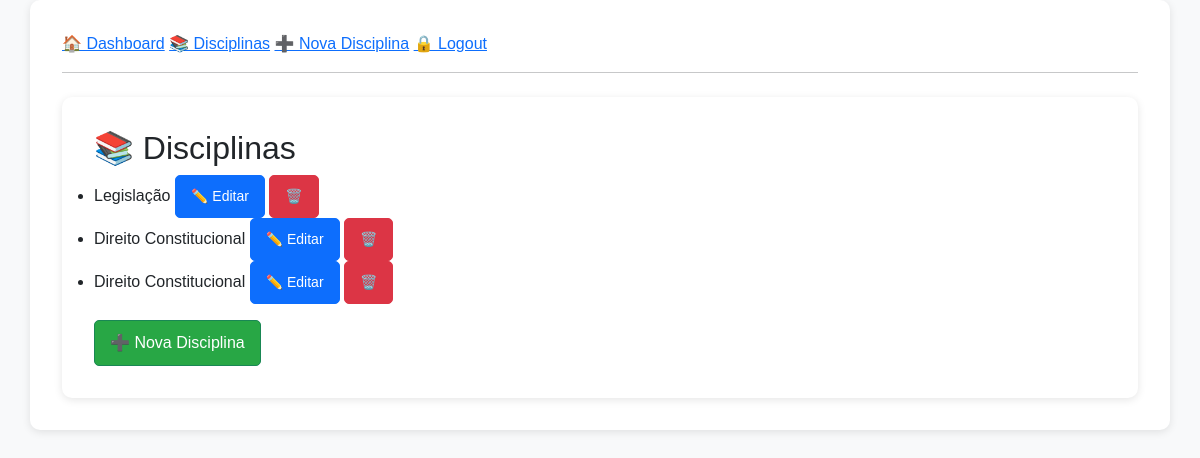
Page /disciplinas (signed in) on the earlier database version.
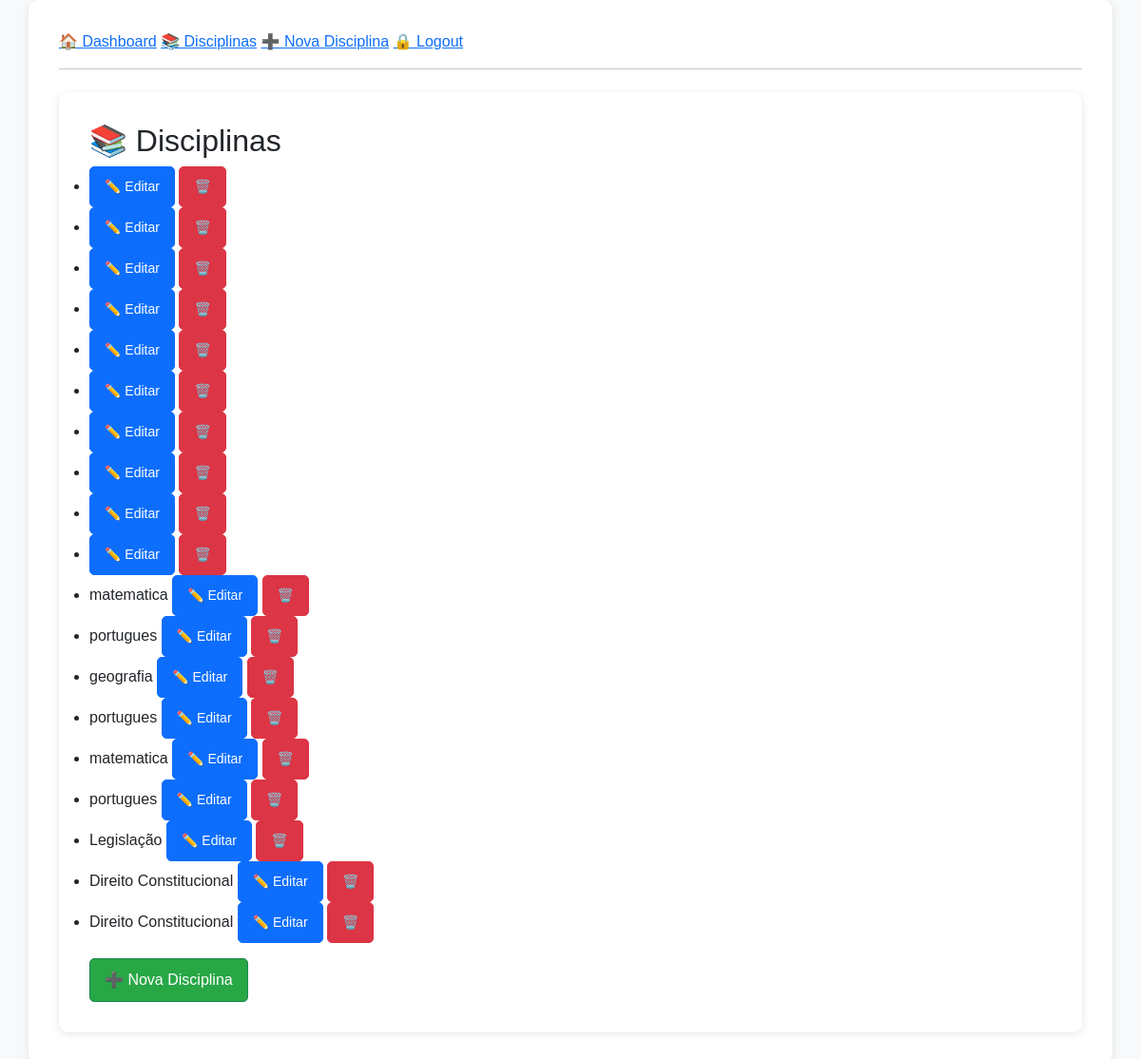
Same page on the later database version.
### app/models.py (models this page shows)
class Disciplina(db.Model):
    id = db.Column(db.Integer, primary_key=True)
    titulo = db.Column(db.String(100), nullable=False)
    categoria = db.Column(db.String(100))
    tipo = db.Column(db.String(100))
    ordem = db.Column(db.Integer)
    descricao = db.Column(db.Text)
    link = db.Column(db.String(200))

### app/routes.py (the view)
@main.route('/disciplinas')
@login_required
def listar_disciplinas():
    disciplinas = Disciplina.query.order_by(Disciplina.ordem).all()
    return render_template('admin/listar_disciplinas.html', disciplinas=disciplinas)

### app/__init__.py (called while the page is built)
def create_app():
    app = Flask(__name__)
    app.config.from_object(Config)
    app.config['JWT_SECRET_KEY'] = 'dyu1412'
    db.init_app(app)
    migrate.init_app(app, db)  # ✅ Inicializa o Migrate corretamente
    csrf.init_app(app)
    login_manager.init_app(app)
    mail.init_app(app)
    jwt.init_app(app)
    from .models import User
    @login_manager.user_loader
    def load_user(user_id):
        return User.query.get(int(user_id))
    from .routes import main
    app.register_blueprint(main)
    from .api import api
    app.register_blueprint(api)
    csrf.exempt(api)
    return app

### app/templates/admin/listar_disciplinas.html (shortened to what this page needs)
{% extends 'base.html' %}
{% block content %}
<div class="container mt-4">
  <h2>📚 Disciplinas</h2>
  <ul class="list-group mb-3">
    {% for d in disciplinas %}
  <li>
    {{ d.titulo }}
    <a href="{{ url_for('main.editar_disciplina', id=d.id) }}" class="btn btn-sm btn-primary">✏️ Editar</a>
    <form action="{{ url_for('main.excluir_disciplina', id=d.id) }}" method="POST" style="display:inline;">
      <button type="submit" class="btn btn-sm btn-danger"
              onclick="return confirm('Tem certeza que deseja excluir esta disciplina?')">🗑️</button>
    </form>
  </li>
{% endfor %}
  </ul>
  <a href="{{ url_for('main.nova_disciplina') }}" class="btn btn-success">➕ Nova Disciplina</a>
</div>
{% endblock %}

### app/templates/base.html (shortened to what this page needs)
<!DOCTYPE html>
<html lang="pt-BR">
<head>
    <link href="https://cdn.jsdelivr.net/npm/bootstrap@5.3.0/dist/css/bootstrap.min.css" rel="stylesheet">
    <link rel="stylesheet" href="{{ url_for('static', filename='css/style.css') }}">
</head>
<body>
    <div class="container">
        <nav>
            {% if current_user.is_authenticated %}
                <a href="{{ url_for('main.dashboard') }}">🏠 Dashboard</a>
                <a href="{{ url_for('main.listar_disciplinas') }}">📚 Disciplinas</a>
                <a href="{{ url_for('main.nova_disciplina') }}">➕ Nova Disciplina</a>
                <a href="{{ url_for('main.logout') }}">🔒 Logout</a>
            {% endif %}
        </nav>
        <hr>
        {% block content %}{% endblock %}
    </div>
</body>
</html>

### app/static/css/style.css (style rules this page uses)
body { background-color: #f8f9fa; font-family: Arial, sans-serif; }
.container { background-color: white; padding: 2rem; border-radius: 10px; box-shadow: 0 2px 8px rgba(0,0,0,0.1); }
.btn { padding: 10px 15px; text-decoration: none; border-radius: 5px; }
.btn-success { background-color: #28a745; color: white; }

Differences in the rows shown:
added Disciplina: titulo "matematica"
added Disciplina: titulo "portugues"
added Disciplina: titulo "geografia"
added Disciplina: titulo "portugues"
added Disciplina: titulo "matematica"
added Disciplina: titulo "portugues"
